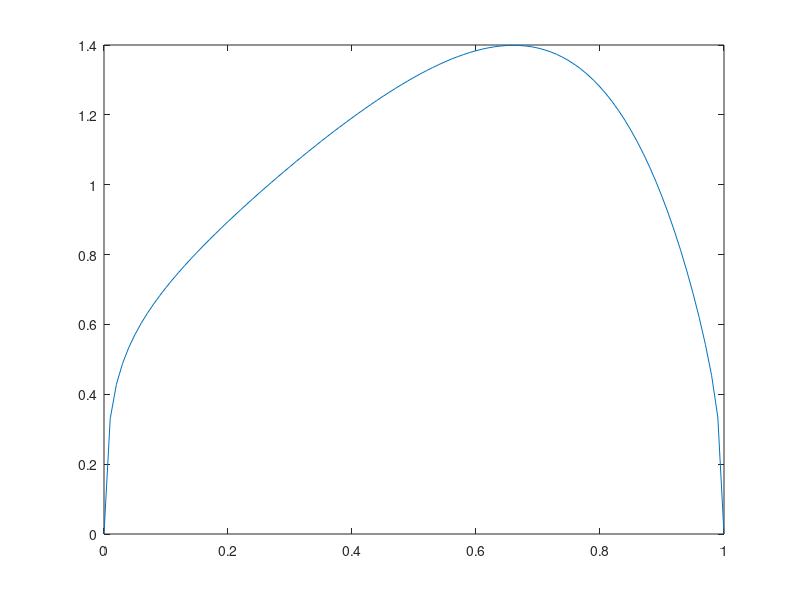

The MATLAB script that drew this image:
%To Solve the differential equation -u'' + f(x,u) = 0

%Assigning maximun number of iterations
k_MAX=100;
%Assigning Tolerance Limit
TOL=10^-6;
%Taking arbitrary number of intervals N=6
N=100;
% Let the length of one division be h
h=1/N;
% x is a vector with N+1 number of equidistant points from 0 to 1
x=linspace(0,1,N+1)';
x=x(2:N);
%Taking initial guess U0
U0=zeros(N-1,1);
k = 10^-4;

%Method 2 - Newton's Method
f=@(x,U0)(-(U0+k).^-7-x.*exp(4.*x));
fu=@(x,U0)(-7.*-(U0+k).^-8);

%Creating A matrix
principalDiag_A=[(-2/(h^2))*(ones(N-1,1))];
lowerDiag_A=[(1/(h^2))*(ones(N-1,1))];
upperDiag_A=[(1/(h^2))*(ones(N-1,1))];
A=spdiags([lowerDiag_A principalDiag_A upperDiag_A],-1:1,N-1,N-1);

%Creating A1 matrix
lowerDiag_A1=[(-1/(h^2))*(ones(N-1,1))];
upperDiag_A1=[(-1/(h^2))*(ones(N-1,1))];

for iterations_performed = 1:k_MAX
    principalDiag_A1=[(2/h^2+fu(x,U0)).*ones(N-1,1)];
    rhs=A*U0-f(x,U0);
    A1=spdiags([lowerDiag_A1 principalDiag_A1 upperDiag_A1],-1:1,N-1,N-1);
    v=A1\rhs;
    U1=U0+v;
    if(max(abs(U1-U0))>TOL)
        flag_Method2=0;
        U0=U1;
    else
        flag_Method2=1;
        break;
    end    
end
U1=[0; U1; 0];
x=linspace(0,1,N+1);
figure(6);
plot(x,U1);